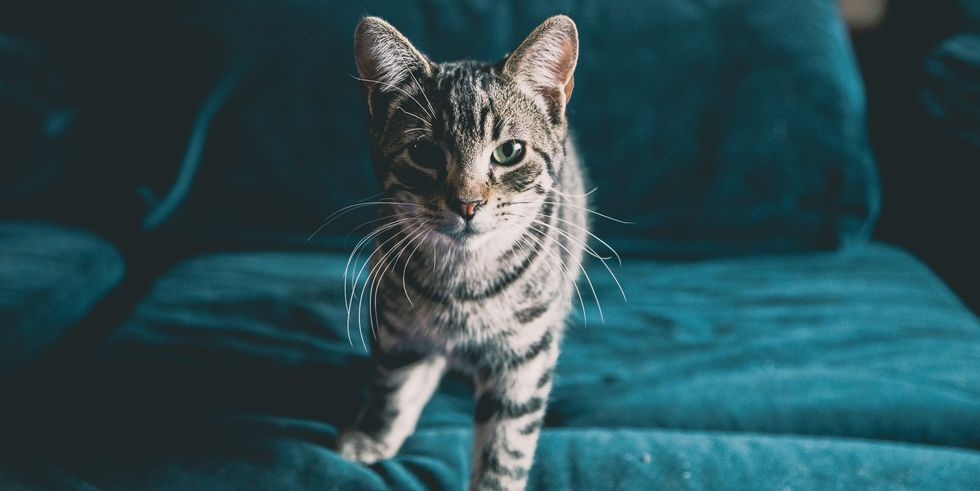
#> input picture catImage.jpg, 980 x 491 px
$ jupyter execute ImageArithmaticWithOpencv.ipynb
#> lines starting #> are read from the running program, lines starting #| are printed output that depends on the picture
[cell 1]
import cv2
import matplotlib.pyplot as plt
import numpy as np
import warnings
warnings.filterwarnings('ignore')

[cell 2]
def plt_imshow(title, image):
    image = cv2.cvtColor(image, cv2.COLOR_BGR2RGB)
    plt.imshow(image)
    plt.title("Cat Image")
    plt.grid(True)
    plt.show()

[cell 3]
args = {"Image":"catImage.jpg"}

[cell 4]
img = cv2.imread("catImage.jpg")
#> img is the input picture: shape (491, 980, 3); mean B, G, R 82.7, 76.6, 44.7
img.shape
#> Out = (491, 980, 3)

[cell 5]
imageAddCustomValue = cv2.add(np.uint8([200]), np.uint8([100]))
imageSubtractCustomValue = cv2.subtract(np.uint8([50]), np.uint8([100]))

[cell 6]
print("Image Maximum Value of 255 {}".format(imageAddCustomValue))
print("Image Minimum Value of 255 {}".format(imageSubtractCustomValue))

[cell 7]
imageAddCustomValue = np.uint8([200]) + np.uint8([100])
imageSubtractCustomValue = np.uint8([5]) - np.uint8([10])

[cell 8]
print("Image Maximum Value of 255 {}".format(imageAddCustomValue))
print("Image Minimum Value of 255 {}".format(imageSubtractCustomValue))

[cell 9]
img = cv2.imread(args["Image"])
img.shape
#> Out = (491, 980, 3)

[cell 10]
img

[cell 11]
m = np.ones(img.shape, dtype=np.uint8) * 100

[cell 12]
m

[cell 13]
add = cv2.add(img, m)
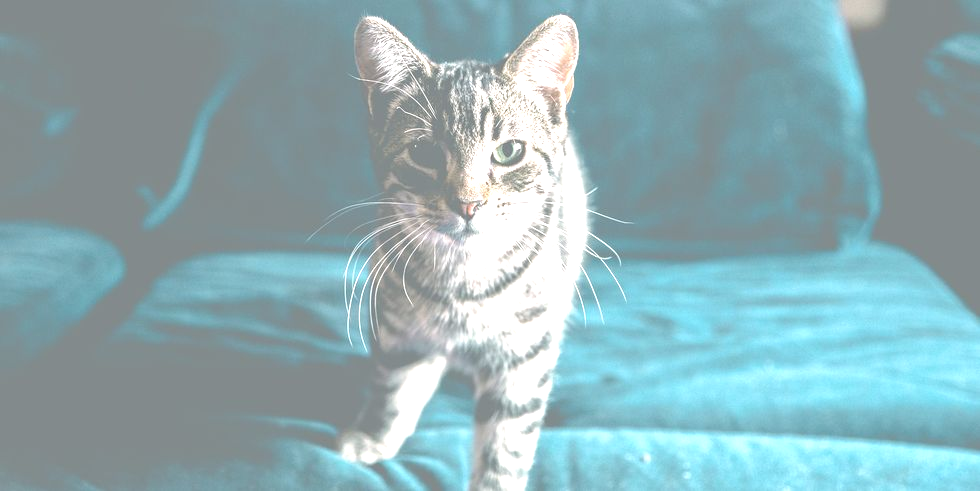
#> add: shape (491, 980, 3); mean B, G, R 180.2, 174.1, 141.8

[cell 14]
plt_imshow("Added Value", add)

[cell 15]
sub = cv2.subtract(img, m)
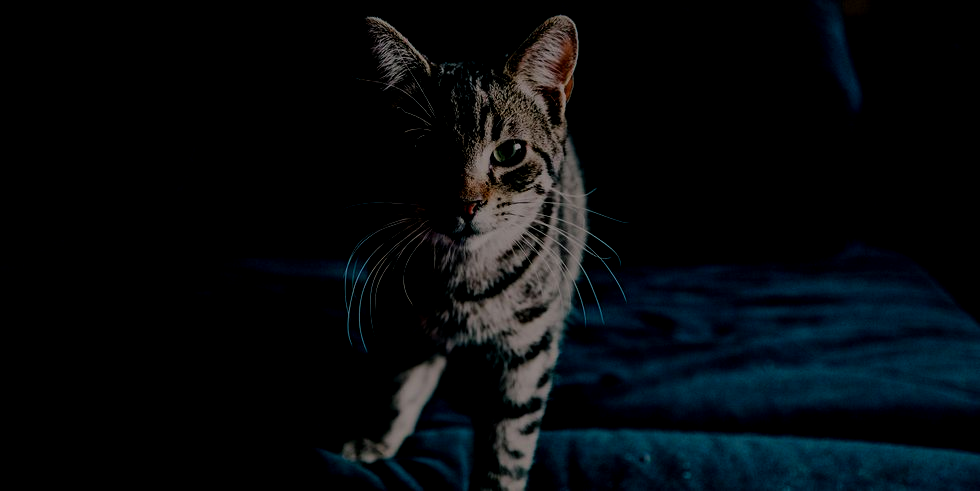
#> sub: shape (491, 980, 3); mean B, G, R 13.8, 11, 7.2

[cell 16]
plt_imshow("Subtracted Value", sub)
